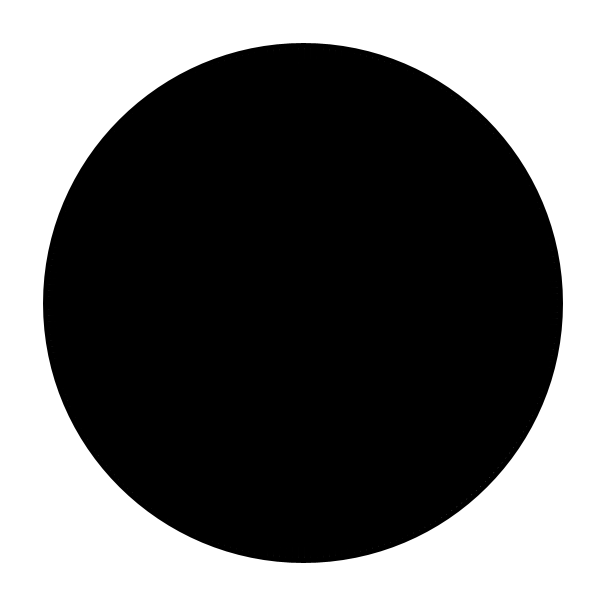
Frame 1 (no input)
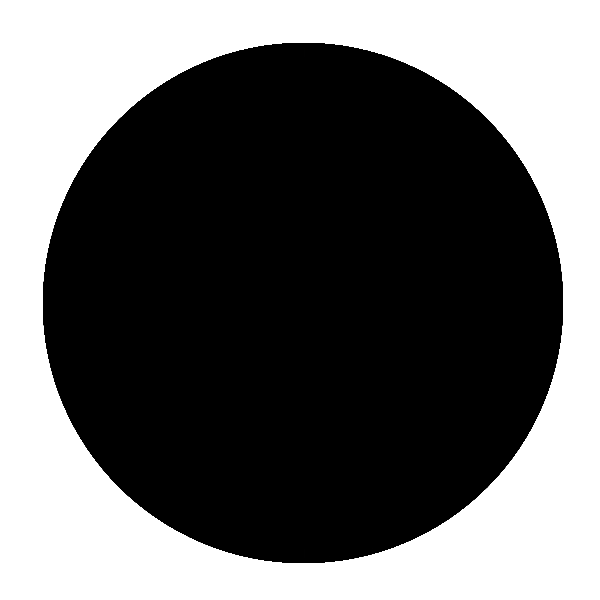
Frame 60 (the mouse pressed at the canvas centre just before this capture)
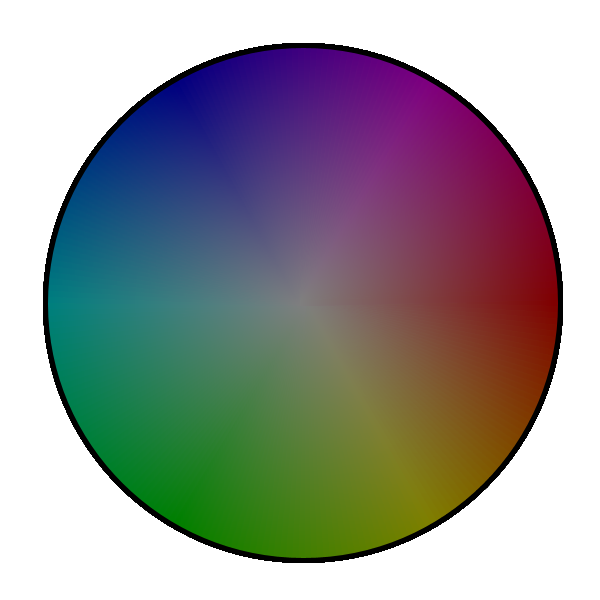
Frame 120 (the mouse held since frame 60 and released just before this capture)

The Processing sketch that drew these frames (run headless with seeded random() and noise(); from frame 60 on, the mouse is pressed at the canvas centre):

// Processing sketch: ColorWheel_v2
// ── ColorWheel_v2.pde
float alfa;

void setup() {
  size(600, 600);
  background(255);
  colorMode(HSB);

}

void draw() {
  noStroke();
  int b = int(map(mouseX,0,width,0,255));
  for(int h =0 ; h<255; h++){
    for(int s=0; s<255; s++){
      fill(h,s,b);
      alfa=2*PI/255*h;
      rect(width/2+s*cos(alfa),height/2+s*sin(alfa),6,6);
    }
  }
  strokeWeight(5);  
  stroke(0);
  noFill();
  circle(width/2+3,height/2+3,515);
}
